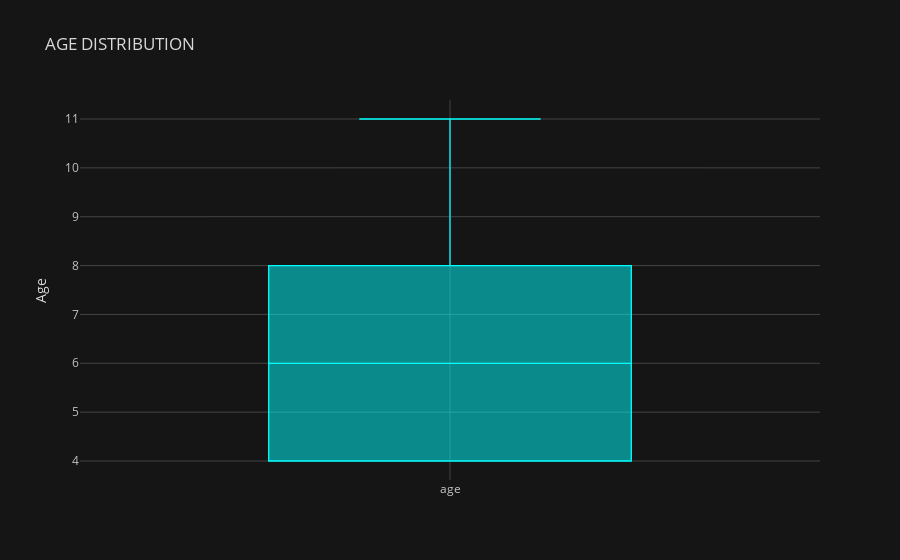

Notebook code cell kept with this figure:
### Markdown cell above
Visualising again

### Code cell
df['age'].sort_values().iplot(kind='box', title='AGE DISTRIBUTION', yTitle = 'Age', theme='solar', color='cyan', boxpoints="outliers")

### Figure 1 — Plotly figure (JSON) as saved in the notebook; plotly's stock layout.template omitted (floating-point values rounded to 4 significant figures; data arrays with more than 128 entries replaced by an {"elided": "..."} marker saying what was removed)
{"data": [{"boxpoints": "outliers", "line": {"width": 1.3}, "marker": {"color": "rgba(0, 255, 255, 1.0)"}, "name": "age", "orientation": "v", "type": "box", "y": {"elided": "248 int values"}}], "layout": {"legend": {"bgcolor": "#151516", "font": {"color": "#D9D9D9"}}, "paper_bgcolor": "#151516", "plot_bgcolor": "#151516", "title": {"font": {"color": "#D9D9D9"}, "text": "AGE DISTRIBUTION"}, "xaxis": {"gridcolor": "#434343", "showgrid": true, "tickfont": {"color": "#C2C2C2"}, "title": {"font": {"color": "#D9D9D9"}, "text": ""}, "zerolinecolor": "#666570"}, "yaxis": {"gridcolor": "#434343", "showgrid": true, "tickfont": {"color": "#C2C2C2"}, "title": {"font": {"color": "#D9D9D9"}, "text": "Age"}, "zerolinecolor": "#666570"}}}
